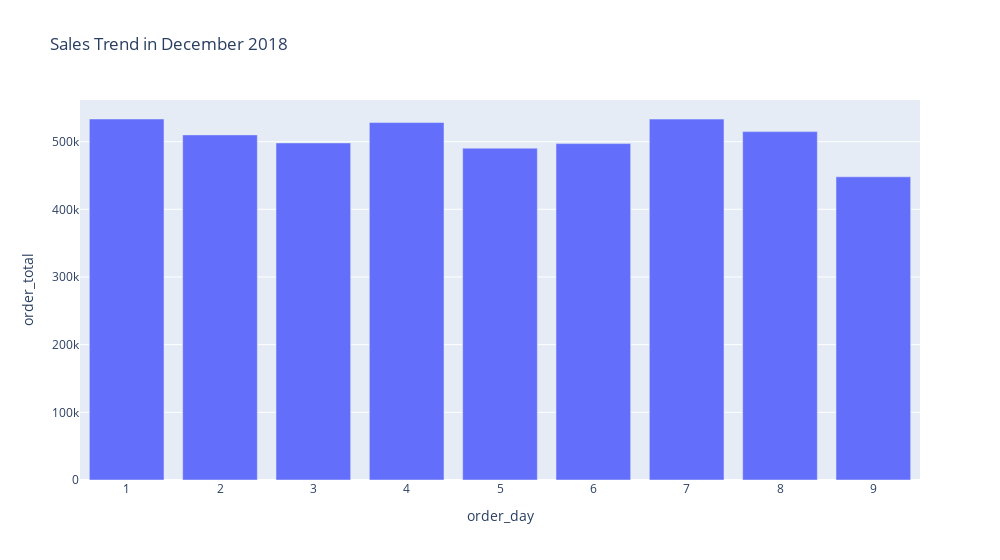

Notebook code cell kept with this figure:
### Code cell
# Filtering only to December 2018 transactions
dec_df = fact_order[fact_order["order_month"] == "12"].reset_index(drop=True)

# Creating a bar chart to visualize the sales trend in September 2018
fig3 = px.bar(
    dec_df.groupby("order_day")["order_total"].sum().reset_index(),
    x="order_day",
    y="order_total",
    title="Sales Trend in December 2018",
    width=1000,
)
fig3.show("png")

### Figure 1 — Plotly figure (JSON) as saved in the notebook; plotly's stock layout.template omitted (floating-point values rounded to 4 significant figures)
{"data": [{"alignmentgroup": "True", "hovertemplate": "order_day=%{x}<br>order_total=%{y}<extra></extra>", "legendgroup": "", "marker": {"color": "#636efa", "pattern": {"shape": ""}}, "name": "", "offsetgroup": "", "orientation": "v", "showlegend": false, "textposition": "auto", "type": "bar", "x": [1, 2, 3, 4, 5, 6, 7, 8, 9], "xaxis": "x", "y": [533520, 510030, 498120, 528320, 490410, 497160, 533340, 514890, 448100], "yaxis": "y"}], "layout": {"barmode": "relative", "legend": {"tracegroupgap": 0}, "title": {"text": "Sales Trend in December 2018"}, "width": 1000, "xaxis": {"anchor": "y", "domain": [0, 1], "title": {"text": "order_day"}}, "yaxis": {"anchor": "x", "domain": [0, 1], "title": {"text": "order_total"}}}}
